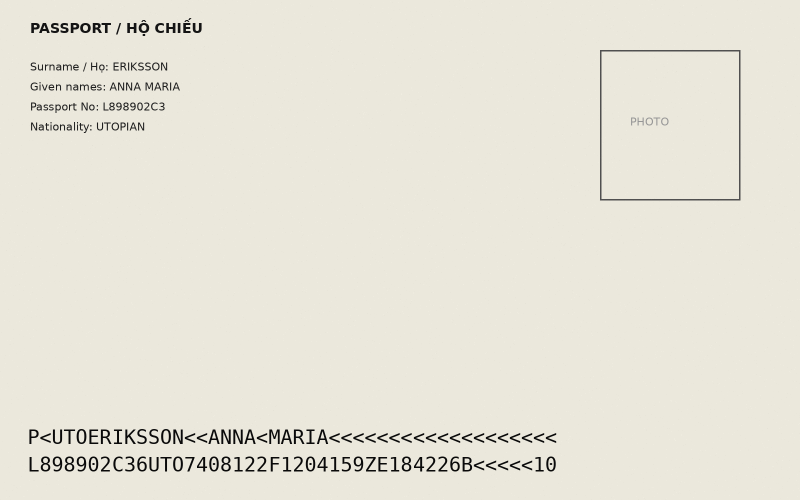
#> input picture test_data/sample_passport.png, 1600 x 1000 px (shown at 1/2 size)
$ python -i ocr_reader.py   (imports and definitions only)
#> lines starting #> are read from the running program, lines starting #| are printed output that depends on the picture; after the words box and inside, x2 and y2 are one past the last pixel; in counts of white or black regions, pixels touching at a corner belong together
#> further down, picture is the input picture: shape (1000, 1600, 3); mean B, G, R 216.3, 228.1, 231.1
"""
ocr_reader.py
Tiền xử lý ảnh hộ chiếu và dùng Tesseract OCR để trích xuất text vùng MRZ.

QUAN TRỌNG: dùng model OCR-B chuyên biệt (app/tessdata/ocrb*.traineddata) thay vì
model tiếng Anh mặc định của Tesseract. Model tiếng Anh mặc định được huấn luyện để
đọc chữ viết trong văn bản tự nhiên nên đọc SAI rất nhiều khi gặp chuỗi ký tự lặp lại
(ví dụ dải dấu '<' đệm trong MRZ) - nó cố "đoán" ra các chữ cái hợp lý theo ngữ cảnh
ngôn ngữ thay vì đọc đúng từng ký tự, gây sai lệch nghiêm trọng ở phần họ tên. Model
OCR-B được huấn luyện riêng cho đúng font MRZ (OCR-B), theo đánh giá công khai có tỷ
lệ lỗi ký tự ~0% so với ~45% của model tiếng Anh mặc định.
Nguồn model: https://github.com/Shreeshrii/tessdata_ocrb

Chiến lược (tối ưu cả độ chính xác lẫn tốc độ):
1. Đọc ảnh 1 lần, chuyển sang grayscale.
2. Giới hạn kích thước ảnh trong khoảng hợp lý trước khi OCR (không quá nhỏ, không
   quá lớn) - ảnh chụp điện thoại hiện đại xử lý rất chậm mà không giúp OCR chính
   xác hơn so với ảnh đã thu nhỏ về ~1400px.
3. Chỉ OCR vùng đáy ảnh (nơi MRZ luôn nằm) trước, dùng model "ocrb_int" (nhỏ gọn,
   nhanh) - chỉ khi không ra kết quả hợp lệ mới OCR toàn bộ ảnh bằng model "ocrb"
   (bản đầy đủ, chính xác cao hơn nhưng chậm hơn) làm phương án dự phòng.
"""

import os
import cv2
import numpy as np
import pytesseract
from typing import List

# --- Dành cho người dùng Windows nếu đã cài Tesseract nhưng vẫn báo lỗi
# "tesseract is not installed or it's not in your PATH" dù đã làm theo hướng dẫn
# thêm PATH (xem HUONG_DAN_CAI_DAT.md) - bỏ dấu # ở dòng dưới và sửa lại đúng
# đường dẫn nơi bạn đã cài Tesseract:
# pytesseract.pytesseract.tesseract_cmd = r"C:\Program Files\Tesseract-OCR\tesseract.exe"

MRZ_WHITELIST = "ABCDEFGHIJKLMNOPQRSTUVWXYZ0123456789<"
TESSDATA_DIR = os.path.join(os.path.dirname(os.path.abspath(__file__)), "tessdata")

# Bước 1 (nhanh, dùng cho hầu hết ảnh): model OCR-B bản nhỏ gọn/lượng tử hóa.
TESS_CONFIG_FAST = (
    f'--oem 1 --psm 6 -l ocrb_int --tessdata-dir "{TESSDATA_DIR}" '
    f'-c tessedit_char_whitelist={MRZ_WHITELIST}'
)
# Bước 2 (dự phòng, chỉ chạy khi bước 1 thất bại): model OCR-B bản đầy đủ, chính
# xác cao hơn một chút, đánh đổi bằng tốc độ chậm hơn - chấp nhận được vì hiếm khi
# phải chạy tới bước này.
TESS_CONFIG_ACCURATE = (
    f'--oem 1 --psm 6 -l ocrb --tessdata-dir "{TESSDATA_DIR}" '
    f'-c tessedit_char_whitelist={MRZ_WHITELIST}'
)

# Kích thước xử lý mục tiêu: đủ lớn để Tesseract đọc rõ chữ, đủ nhỏ để nhanh.
MIN_PROCESS_WIDTH = 1200
MAX_PROCESS_WIDTH = 1600


def load_image(image_bytes: bytes) -> np.ndarray:
    arr = np.frombuffer(image_bytes, dtype=np.uint8)
    img = cv2.imdecode(arr, cv2.IMREAD_COLOR)
    if img is None:
        raise ValueError("Không đọc được ảnh - định dạng file không hợp lệ hoặc bị hỏng.")
    return img


def _crop_bottom_region(img: np.ndarray, fraction: float = 0.35) -> np.ndarray:
    """Cắt phần dưới của ảnh (nơi MRZ thường nằm) để giảm nhiễu OCR từ phần ảnh/thông tin khác."""
    h = img.shape[0]
    y0 = int(h * (1 - fraction))
    return img[y0:h, :]


def _preprocess(img: np.ndarray) -> np.ndarray:
    gray = cv2.cvtColor(img, cv2.COLOR_BGR2GRAY)
    h, w = gray.shape
#> h = 1000; w = 1600
    # Đưa chiều rộng ảnh xử lý về trong khoảng [MIN, MAX] - vừa đảm bảo đủ nét để
    # OCR đọc được (ảnh nhỏ thì phóng to lên), vừa tránh xử lý ảnh khổng lồ không
    # cần thiết (ảnh chụp điện thoại to thì thu nhỏ bớt, chạy nhanh hơn nhiều lần
    # mà độ chính xác OCR gần như không đổi).
    if w < MIN_PROCESS_WIDTH:
        scale = MIN_PROCESS_WIDTH / w
        gray = cv2.resize(gray, None, fx=scale, fy=scale, interpolation=cv2.INTER_CUBIC)
    elif w > MAX_PROCESS_WIDTH:
        scale = MAX_PROCESS_WIDTH / w
        gray = cv2.resize(gray, None, fx=scale, fy=scale, interpolation=cv2.INTER_AREA)
    gray = cv2.GaussianBlur(gray, (3, 3), 0)
    _, thresh = cv2.threshold(gray, 0, 255, cv2.THRESH_BINARY + cv2.THRESH_OTSU)
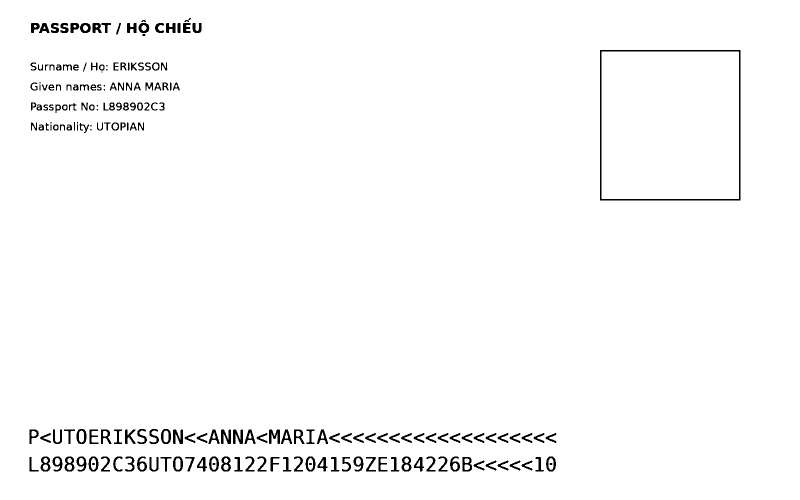
#> thresh: shape (1000, 1600) (shown at 1/2 size); 97.9% white; 196 black regions (12 under 20 px), largest, box (x1, y1, x2, y2) and area: (1200, 100, 1481, 401) 3456, (538, 859, 560, 888) 392, (346, 859, 366, 888) 379
    return thresh


def _ocr_lines(processed_img: np.ndarray, config: str) -> List[str]:
    text = pytesseract.image_to_string(processed_img, config=config)
    lines = [ln.strip() for ln in text.splitlines() if ln.strip()]
    return lines


def ocr_bottom_crop(img: np.ndarray) -> List[str]:
    """Bước OCR NHANH (mặc định, đủ dùng cho phần lớn ảnh) - chỉ quét vùng đáy ảnh,
    dùng model OCR-B bản nhỏ gọn."""
    bottom = _crop_bottom_region(img, fraction=0.35)
    processed = _preprocess(bottom)
    return _ocr_lines(processed, TESS_CONFIG_FAST)


def ocr_full_image(img: np.ndarray) -> List[str]:
    """Bước OCR DỰ PHÒNG (chậm hơn, chính xác hơn) - chỉ gọi khi bước đáy ảnh không
    ra kết quả hợp lệ, ví dụ ảnh chụp lệch khung/MRZ không nằm đúng vị trí thường thấy."""
    processed = _preprocess(img)
    return _ocr_lines(processed, TESS_CONFIG_ACCURATE)

>>> import cv2
>>> picture = cv2.imread('test_data/sample_passport.png')
>>> result = _preprocess(picture)
